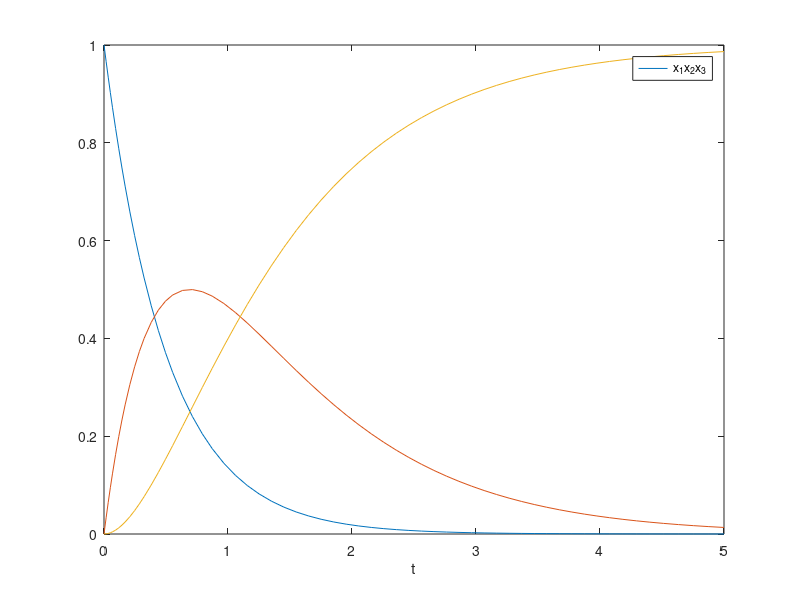

This figure's MATLAB source:
%%%%%%%%%%%%%%%%%%%%%%%%%%%%%%%%
% The Solution of Model Predictive Control:
% Theory, Computation, and Design
% Github: https://github.com/lixc21/MPC-Solution
% 
% This file is the matlab code for exercise 1.1
% Last modified date 11/25/2022
%%%%%%%%%%%%%%%%%%%%%%%%%%%%%%%%

% calculate
k1=2;
k2=1;
A=[-k1 0 0; k1 -k2 0; 0 k2 0];
[t,y] = ode45(@(t,x) A*x, [0 5], [1 0 0]');

% plot
plot(t,y)
legend(["x_1","x_2","x_3"])
xlabel("t")
saveas(gcf, 'exer1.pdf')
